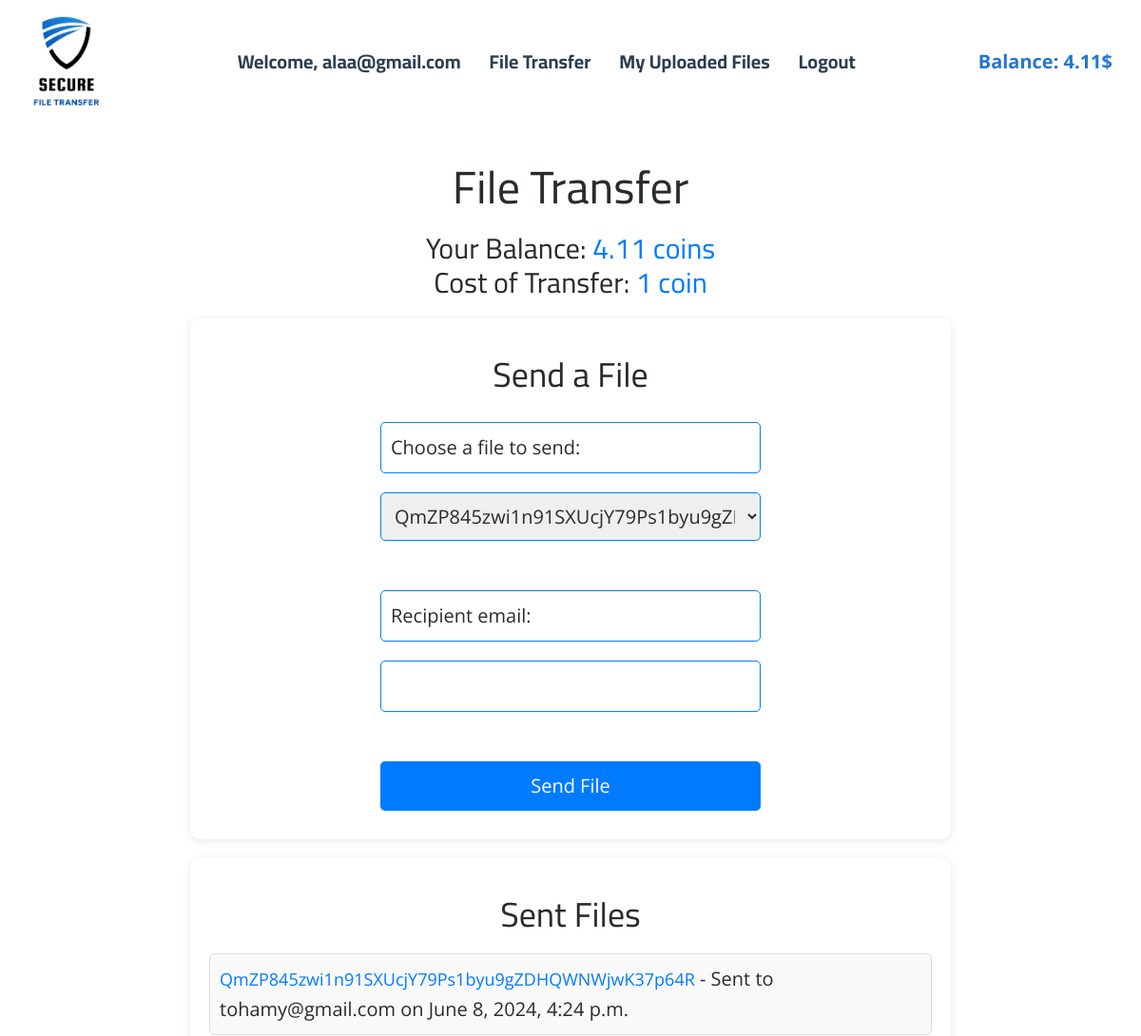
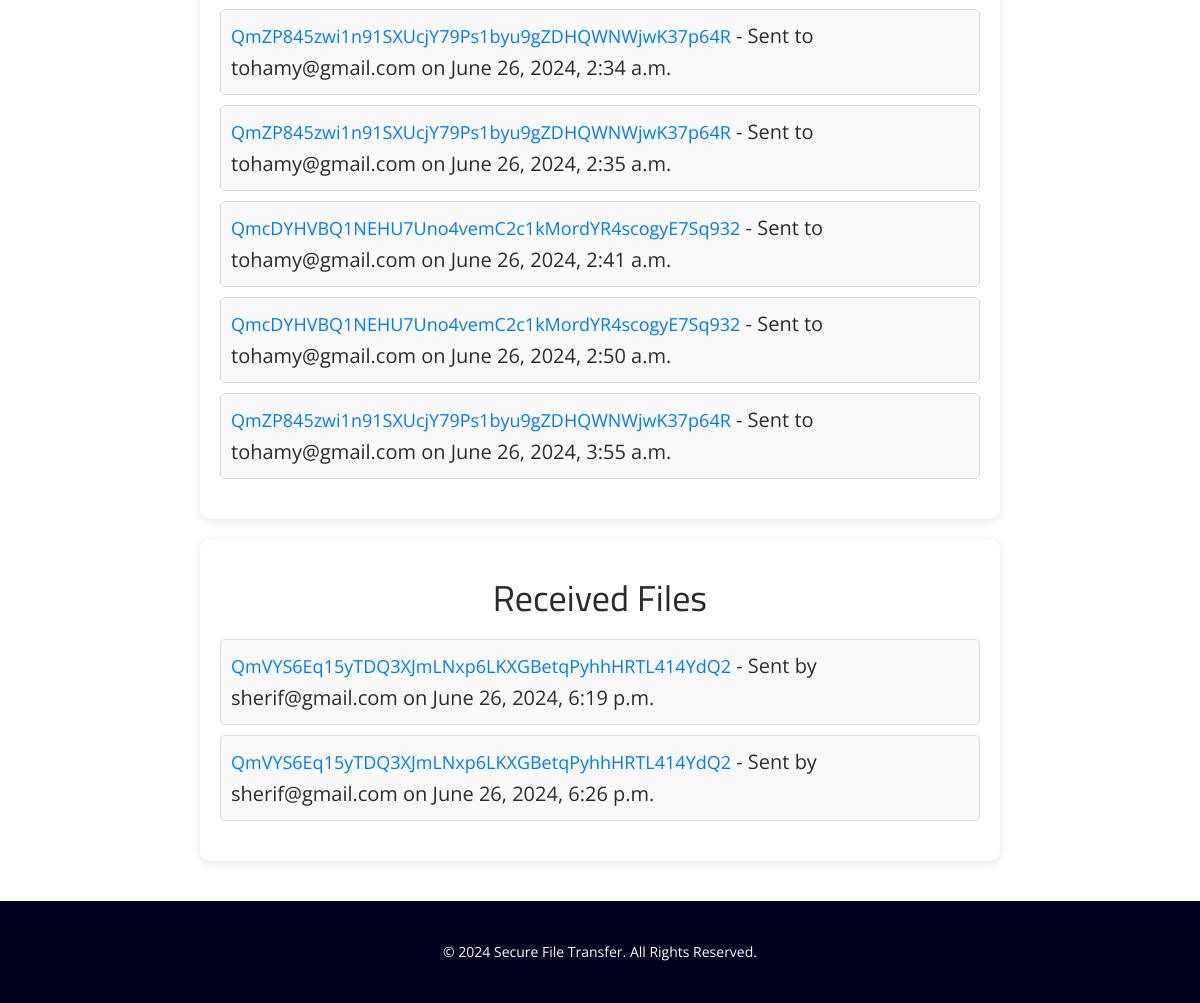
The app's page /file-transfer/ (signed in) with its own data (2 pictures, top to bottom).
### secure_file_transfer/models.py (models this page shows, shortened)
class User(models.Model):
    email = models.EmailField(unique=True)
    password = models.CharField(max_length=128)

class Wallet(models.Model):
    owner = models.OneToOneField(User, on_delete=models.CASCADE)
    balance = models.DecimalField(max_digits=10, decimal_places=2, default=0.00)

class FileUpload(models.Model):
    sender = models.ForeignKey(User, on_delete=models.CASCADE, related_name='sent_files')
    recipient = models.ForeignKey(User, on_delete=models.CASCADE, related_name='received_files', null=True, blank=True)
    ipfs_hash = models.CharField(max_length=255)
    original_filename = models.CharField(max_length=255)
    uploaded_at = models.DateTimeField(auto_now_add=True)
    encryption_key = models.CharField(max_length=255)

### secure_file_transfer/decorators.py (the view)
    def wrapper(request, *args, **kwargs):
        if 'user_id' not in request.session:
            return redirect('/login')
        return view_func(request, *args, **kwargs)

### secure_file_transfer/forms.py (shortened to what this page needs)
class FileTransferForm(forms.ModelForm):
    recipient_email = forms.EmailField()
    class Meta:
        model = FileUpload
        fields = ['recipient_email']
    def __init__(self, *args, **kwargs):
        self.sender = kwargs.pop('sender', None)
        super().__init__(*args, **kwargs)

### templates/filetransfer.html (shortened to what this page needs)
{% extends 'base.html' %}
{% block content %}
<section class="file-transfer-section">
    <div class="container">
        <h1>File Transfer</h1>
        <div class="wallet-info">
            <h3>Your Balance: <span class="balance">{{ wallet_balance }} coins</span></h3>
            <h3>Cost of Transfer: <span class="cost">1 coin</span></h3>
        </div>
        <div class="transfer-container">
            <h2>Send a File</h2>
            <form method="post" enctype="multipart/form-data">
                <label for="uploaded_files">Choose a file to send:</label>
                <select id="uploaded_files" name="uploaded_files">
                    {% for file in uploaded_files %}
                        <option value="{{ file.id }}">{{ file.ipfs_hash }}</option>
                    {% endfor %}
                </select>
                <br>
                {{ form.recipient_email.label_tag }} {{ form.recipient_email }}
                <br>
                <button type="submit">Send File</button>
            </form>
        </div>
        <div class="sent-files">
            <h2>Sent Files</h2>
            <ul>
                {% for file in sent_files %}
                    <li>
                        <a href="{% url 'serve_file' file.id %}">{{ file.ipfs_hash }}</a> - Sent to {{ file.recipient.email }} on {{ file.uploaded_at }}
                    </li>
                {% endfor %}
            </ul>
        </div>
        <div class="received-files">
            <h2>Received Files</h2>
            <ul>
                {% for file in received_files %}
                    <li>
                        <a href="{% url 'serve_file' file.id %}">{{ file.ipfs_hash }}</a> - Sent by {{ file.sender.email }} on {{ file.uploaded_at }}
                    </li>
                {% endfor %}
            </ul>
        </div>
    </div>
</section>
{% endblock %}

### templates/base.html (shortened to what this page needs)
<!DOCTYPE html>
<html lang="en" style="font-size: 16px;">
<head>
    {% load static %}
    <link rel="stylesheet" href="{% static 'css/nicepage.css' %}" media="screen">
    <link rel="stylesheet" href="{% static 'css/Home.css' %}" media="screen">
</head>
<body class="u-body u-xl-mode" data-path-to-root="./" data-include-products="false" data-lang="en">
<header class="u-clearfix u-header u-header" id="sec-d5ff">
    <div class="u-clearfix u-sheet u-sheet-1" style="display: flex; justify-content: space-between; align-items: center;">
        <a href="/" class="u-image u-logo u-image-1">
            <img src="{% static 'images/Secure.png' %}" class="u-logo-image u-logo-image-1" style="width: 80px;height: 110px;">
        </a>
        {% if request.session.user_email %}
            <span class="u-menu-link"><b>Welcome, {{ request.session.user_email }}</b></span>
            <a href="{% url 'file_transfer' %}" class="u-menu-link"><b>File Transfer</b></a>
            <a href="{% url 'files' %}" class="u-menu-link"><b>My Uploaded Files</b></a>
            <a href="{% url 'logout' %}" class="u-menu-link"><b>Logout</b></a>
            <span class="wallet-balance">Balance: {{ wallet_balance }}$</span>
        {% else %}
            <a href="{% url 'login' %}" class="u-menu-link"><b>Login</b></a>
            <a href="{% url 'register' %}" class="u-menu-link"><b>Register</b></a>
        {% endif %}
    </div>
</header>
<div class="main-content">
    {% block content %}
    {% endblock %}
</div>
<footer class="u-footer">
    <div>
        <p>&copy; 2024 Secure File Transfer. All Rights Reserved.</p>
    </div>
</footer>
</body>
</html>

### templates/base.html (style rules this page uses)
.u-menu-link { text-decoration: none; font-weight: normal; transition: color 0.3s, border-bottom 0.3s; position: relative; color: #2c3e50; font-family: 'Cairo', sans-serif; font-size: 1em; margin: 0 15px; }
.u-menu-link::after { content: ''; display: block; width: 0; height: 2px; background: #12adef; transition: width 0.3s; position: absolute; left: 50%; bottom: -5px; transform: translateX(-50%); }
h1, h2, h3, h4, h5, h6 { font-family: 'Cairo', sans-serif; }
body { font-size: 20px !important; font-family: 'Cairo', sans-serif; display: flex; flex-direction: column; min-height: 100vh; margin: 0; }
.u-header { background-color: white; color: #2c3e50; padding: 10px 0; }
.u-logo-image { width: 100%; }
.u-logo { width: 150px; margin-top: 0; }
.main-content { flex: 1; }
.u-footer { background-color: #020120; color: white; padding: 20px 0; font-size: 0.7em; text-align: center; }
.wallet-balance { color: #2476d4; font-weight: bold; margin-left: 10%; }

### templates/filetransfer.html (style rules this page uses)
li { list-style: none; }
.file-transfer-section { padding: 20px; }
.container { max-width: 800px; margin: auto; }
.wallet-info { text-align: center; margin-bottom: 20px; }
.wallet-info h3 { margin: 0; }
.wallet-info .balance, .wallet-info .cost { color: #007bff; }
.transfer-container, .sent-files, .received-files { background-color: white; padding: 20px; margin-bottom: 20px; border-radius: 10px; box-shadow: 0 2px 10px rgba(0, 0, 0, 0.1); }
h1, h2 { text-align: center; }
form { display: flex; flex-direction: column; align-items: center; }
form label, form select, form input, form button { margin: 10px 0; padding: 10px; width: 100%; max-width: 400px; border: 1px solid #0080ff; border-radius: 5px; }
form button { background-color: #007bff; color: white; border: none; transition: background-color 0.3s, transform 0.3s; }
.sent-files ul, .received-files ul { list-style-type: none; padding: 0; }
.sent-files li, .received-files li { background-color: #f9f9f9; margin: 10px 0; padding: 10px; border: 1px solid #ddd; border-radius: 5px; }
.sent-files a, .received-files a { color: #007bff; text-decoration: none; }

### records on screen
User: session.user_email "alaa@gmail.com"
Wallet: balance "4.11"
FileUpload: ipfs_hash "QmZP845zwi1n91SXUcjY79Ps1byu9gZDHQWNWjwK37p64R", recipient.email "tohamy@gmail.com", uploaded_at "June 8, 2024, 4:24 p.m."
FileUpload: ipfs_hash "QmZP845zwi1n91SXUcjY79Ps1byu9gZDHQWNWjwK37p64R", recipient.email "tohamy@gmail.com", uploaded_at "June 26, 2024, 2:34 a.m."
FileUpload: ipfs_hash "QmZP845zwi1n91SXUcjY79Ps1byu9gZDHQWNWjwK37p64R", recipient.email "tohamy@gmail.com", uploaded_at "June 26, 2024, 2:35 a.m."
FileUpload: ipfs_hash "QmcDYHVBQ1NEHU7Uno4vemC2c1kMordYR4scogyE7Sq932", recipient.email "tohamy@gmail.com", uploaded_at "June 26, 2024, 2:41 a.m."
FileUpload: ipfs_hash "QmcDYHVBQ1NEHU7Uno4vemC2c1kMordYR4scogyE7Sq932", recipient.email "tohamy@gmail.com", uploaded_at "June 26, 2024, 2:50 a.m."
FileUpload: ipfs_hash "QmZP845zwi1n91SXUcjY79Ps1byu9gZDHQWNWjwK37p64R", recipient.email "tohamy@gmail.com", uploaded_at "June 26, 2024, 3:55 a.m."
FileUpload: ipfs_hash "QmVYS6Eq15yTDQ3XJmLNxp6LKXGBetqPyhhHRTL414YdQ2", sender.email "sherif@gmail.com", uploaded_at "June 26, 2024, 6:19 p.m."
FileUpload: ipfs_hash "QmVYS6Eq15yTDQ3XJmLNxp6LKXGBetqPyhhHRTL414YdQ2", sender.email "sherif@gmail.com", uploaded_at "June 26, 2024, 6:26 p.m."

### other values on screen
form field uploaded_files "QmZP845zwi1n91SXUcjY79Ps1byu9gZDHQWNWjwK37p64R"
